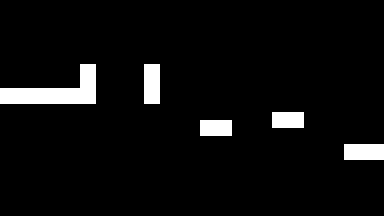

The image is a tile-based game level rendered from a .tmx file. Its description and source (layers, tilesets, objects; grid data summarised) follow:
An orthogonal 48x27 tile map with 8x8 px tiles, 4 tile layers (Black, White, details background, details) and 7 objects (3x Player, 2x LevelChange).

<map version="1.0" tiledversion="1.1.2" orientation="orthogonal" renderorder="right-down" width="48" height="27" tilewidth="8" tileheight="8" infinite="0" nextobjectid="8">
 <properties>
  <property name="A" type="bool" value="true" />
 </properties>
 <tileset firstgid="1" name="spritesheet0" tilewidth="8" tileheight="8" tilecount="68" columns="4">
  <image source="spritesheets/spritesheet0.png" width="32" height="136" />
  <tile id="4">
   <properties>
    <property name="collidable" type="bool" value="true" />
    <property name="shadows" type="bool" value="true" />
   </properties>
  </tile>
  <tile id="12">
   <properties>
    <property name="collidable" type="bool" value="true" />
    <property name="damaging" type="bool" value="true" />
   </properties>
  </tile>
  <tile id="34">
   <objectgroup draworder="index">
    <object id="6" x="-0.0909091" y="4.18182" width="7.18182" height="3.72727" />
    <object id="7" x="-0.0909091" y="4.18182" width="7.18182" height="3.90909" />
   </objectgroup>
  </tile>
  <tile id="56">
   <animation>
    <frame tileid="56" duration="100" />
    <frame tileid="60" duration="25" />
    <frame tileid="56" duration="400" />
    <frame tileid="64" duration="500" />
    <frame tileid="56" duration="50" />
    <frame tileid="64" duration="200" />
    <frame tileid="60" duration="25" />
    <frame tileid="64" duration="200" />
    <frame tileid="56" duration="300" />
   </animation>
  </tile>
  <tile id="57">
   <animation>
    <frame tileid="57" duration="100" />
    <frame tileid="61" duration="25" />
    <frame tileid="57" duration="400" />
    <frame tileid="65" duration="500" />
    <frame tileid="57" duration="50" />
    <frame tileid="64" duration="200" />
    <frame tileid="61" duration="25" />
    <frame tileid="65" duration="200" />
    <frame tileid="57" duration="300" />
   </animation>
  </tile>
  <tile id="58">
   <animation>
    <frame tileid="58" duration="100" />
    <frame tileid="62" duration="25" />
    <frame tileid="58" duration="400" />
    <frame tileid="66" duration="500" />
    <frame tileid="58" duration="50" />
    <frame tileid="66" duration="200" />
    <frame tileid="62" duration="25" />
    <frame tileid="66" duration="200" />
    <frame tileid="58" duration="300" />
   </animation>
  </tile>
  <tile id="59">
   <animation>
    <frame tileid="59" duration="100" />
    <frame tileid="63" duration="25" />
    <frame tileid="59" duration="400" />
    <frame tileid="64" duration="500" />
    <frame tileid="59" duration="50" />
    <frame tileid="67" duration="200" />
    <frame tileid="63" duration="25" />
    <frame tileid="67" duration="200" />
    <frame tileid="59" duration="300" />
   </animation>
  </tile>
 </tileset>
 <layer name="Black" width="48" height="27">
  <data>[1296 cells, 1296 non-empty, 1 distinct tile ids]</data>
 </layer>
 <layer name="White" width="48" height="27">
  <data>[1296 cells, 66 non-empty, 1 distinct tile ids]</data>
 </layer>
 <layer name="details background" width="48" height="27">
  <data>[1296 cells, 0 non-empty, 0 distinct tile ids]</data>
 </layer>
 <layer name="details" width="48" height="27">
  <data>[1296 cells, 0 non-empty, 0 distinct tile ids]</data>
 </layer>
 <objectgroup name="Object Layer 1">
  <object id="1" name="Player" x="24" y="72" width="8" height="16">
   <properties>
    <property name="location" value="level1" />
   </properties>
  </object>
  <object id="2" name="LevelChange" x="368" y="112" width="16" height="32">
   <properties>
    <property name="level" value="level2" />
   </properties>
  </object>
  <object id="3" name="Player" x="24" y="72" width="8" height="16">
   <properties>
    <property name="location" value="two" />
   </properties>
  </object>
  <object id="4" name="Player" x="352" y="128" width="8" height="16">
   <properties>
    <property name="location" value="level2" />
   </properties>
  </object>
  <object id="6" name="LevelChange" x="0" y="56" width="8" height="32">
   <properties>
    <property name="level" value="two" />
   </properties>
  </object>
 </objectgroup>
</map>
